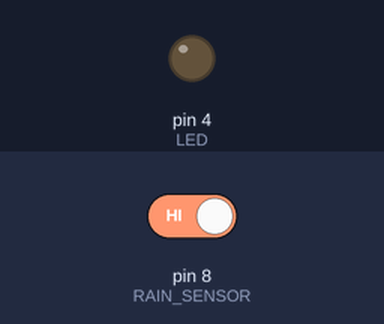
Bench run of a sketch on a simulated Arduino Uno, built with avr-gcc and run on an emulated ATmega328P. Parts: output pins drawn as LEDs (lit = HIGH). The test bench sets the inputs (shaded band); at power-on: pin 8 (RAIN_SENSOR) HIGH.

Above: at 1.8 s.
1.9 s: pin 8 (RAIN_SENSOR) driven LOW
At 2.9 s:
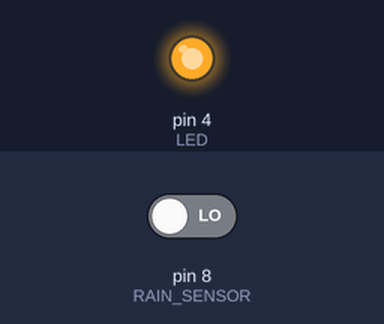
3.5 s: pin 8 (RAIN_SENSOR) driven HIGH
At 4.4 s:
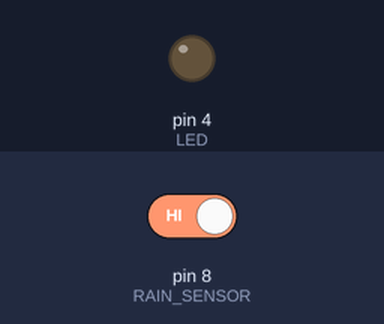
Timing chart, 0 to 6.5 s (numbered marks = the images above; inputs shaded):
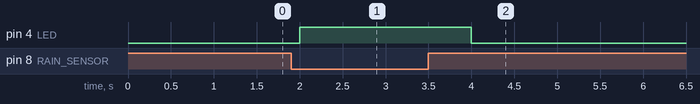

Measured:
- after the input at 1.9 s, pin 4 (LED): LOW → HIGH after 0.10 s
- after the input at 3.5 s, pin 4 (LED): HIGH → LOW after 0.50 s

The sketch:

raindrops_module_test.ino
```cpp
/**************************
Testing the MH-RD Raindrops Module.
**************************/

#define LED 4
#define RAIN_SENSOR 8

int value_rain;

void setup() {
  pinMode(LED, OUTPUT);
  pinMode(RAIN_SENSOR, INPUT);
}

void loop() {
  value_rain = digitalRead(RAIN_SENSOR);

  while (value_rain == LOW) {
    digitalWrite(LED, HIGH);
    value_rain = digitalRead(RAIN_SENSOR);
    delay(500);
  }
  digitalWrite(LED, LOW);
  delay(500);
}
```
